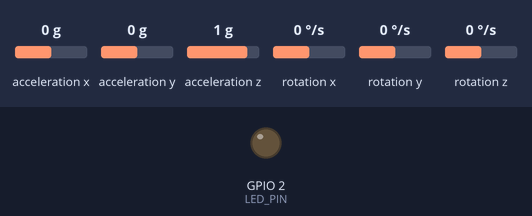
This sketch was run on a simulated ESP32. On the bench: output pins drawn as LEDs (lit = HIGH). Wiring (inferred from the names in the program): MPU-6050 motion sensor at I2C address 0x68. The inputs (shaded band) are chosen by the test bench; at power-on: acceleration x 0 g, acceleration y 0 g, acceleration z 1 g, rotation x 0 °/s, rotation y 0 °/s, rotation z 0 °/s. What the sketch prints to the serial monitor is not drawn.

Above: at 1.3 s.
Timing chart, 0 to 2.8 s (numbered marks = the images above):
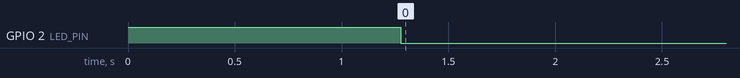

The sketch:

esp32_mpu6050_streamer.ino
```cpp
/*
 * =========================================================================
 * High-Precision MPU-6050 200 Hz Streamer for OpenVINS
 * Based on Joop Brokking's Direct-Register I2C Architecture
 * =========================================================================
 *
 * Configured Ranges:
 *   - Accelerometer: ±8g (4096 LSB/g) -> High dynamic range for drone/hand motion
 *   - Gyroscope:     ±500 deg/s (65.5 LSB/(deg/s)) -> Zero clipping on fast turns
 *   - Hardware DLPF: 42 Hz low-pass filter enabled in MPU-6050 hardware
 *   - Update Rate:   200 Hz (5000 microseconds loop)
 *   - Calibration:   2000-sample live gyro zero-bias calibration at boot
 *
 * Connections (ESP32 DevKit):
 *   VCC  -> 3.3V
 *   GND  -> GND
 *   SDA  -> GPIO 21
 *   SCL  -> GPIO 22
 *   LED  -> GPIO 2 (lights during 3s boot calibration, turns OFF when ready)
 * =========================================================================
 */

#include <Arduino.h>
#include <Wire.h>

#define IMU_SDA 21
#define IMU_SCL 22
#define LED_PIN 2

// Scale factors for ±8g and ±500 deg/s:
// 1g = 9.80665 m/s^2, 1g = 4096 LSB at ±8g
const float ACCEL_SCALE = 9.80665f / 4096.0f;
// 1 deg/s = 65.5 LSB at ±500 deg/s, 1 rad = 180 / PI deg
const float GYRO_SCALE = (3.14159265359f / 180.0f) / 65.5f;

// Gyro calibration offsets
float gyro_x_cal = 0.0f;
float gyro_y_cal = 0.0f;
float gyro_z_cal = 0.0f;

// 100 Hz Loop Timing (10000 us = 10 ms)
const uint32_t LOOP_PERIOD_US = 10000;
uint32_t loop_timer = 0;

void setup_mpu6050_registers();
void read_mpu6050_raw(int16_t &ax, int16_t &ay, int16_t &az, int16_t &gx, int16_t &gy, int16_t &gz);

void setup() {
  Serial.begin(115200);

  pinMode(LED_PIN, OUTPUT);
  digitalWrite(LED_PIN, HIGH); // Turn LED on during calibration

  Wire.begin(IMU_SDA, IMU_SCL);
  Wire.setClock(400000); // 400 kHz Fast I2C

  setup_mpu6050_registers();

  // 500-sample live gyro zero-bias calibration (approx 0.5s)
  // Keep the sensor stationary on the table during power-on
  for (int i = 0; i < 500; i++) {
    int16_t ax, ay, az, gx, gy, gz;
    read_mpu6050_raw(ax, ay, az, gx, gy, gz);
    gyro_x_cal += gx;
    gyro_y_cal += gy;
    gyro_z_cal += gz;
    delayMicroseconds(1000);
  }

  gyro_x_cal /= 500.0f;
  gyro_y_cal /= 500.0f;
  gyro_z_cal /= 500.0f;

  digitalWrite(LED_PIN, LOW); // Calibration complete: LED turns OFF

  loop_timer = micros();
}

void loop() {
  int16_t raw_ax, raw_ay, raw_az;
  int16_t raw_gx, raw_gy, raw_gz;

  read_mpu6050_raw(raw_ax, raw_ay, raw_az, raw_gx, raw_gy, raw_gz);

  // Convert raw readings to metric SI units
  float ax = (float)raw_ax * ACCEL_SCALE;
  float ay = (float)raw_ay * ACCEL_SCALE;
  float az = (float)raw_az * ACCEL_SCALE;

  // Subtract calibrated zero-biases and convert to rad/s
  float gx = ((float)raw_gx - gyro_x_cal) * GYRO_SCALE;
  float gy = ((float)raw_gy - gyro_y_cal) * GYRO_SCALE;
  float gz = ((float)raw_gz - gyro_z_cal) * GYRO_SCALE;

  // Stream 6 comma-separated values to ROS 2: ax,ay,az,gx,gy,gz
  Serial.printf("%.4f,%.4f,%.4f,%.5f,%.5f,%.5f\n", ax, ay, az, gx, gy, gz);

  // Maintain precise 200 Hz (5000 microseconds) loop timing
  while (micros() - loop_timer < LOOP_PERIOD_US);
  loop_timer = micros();
}

void read_mpu6050_raw(int16_t &ax, int16_t &ay, int16_t &az, int16_t &gx, int16_t &gy, int16_t &gz) {
  Wire.beginTransmission(0x68);
  Wire.write(0x3B); // Starting at register 0x3B (ACCEL_XOUT_H)
  Wire.endTransmission();
  Wire.requestFrom((uint8_t)0x68, (uint8_t)14);

  while (Wire.available() < 14);

  uint8_t buf[14];
  for (int i = 0; i < 14; i++) {
    buf[i] = Wire.read();
  }

  ax = (int16_t)(buf[0] << 8 | buf[1]);
  ay = (int16_t)(buf[2] << 8 | buf[3]);
  az = (int16_t)(buf[4] << 8 | buf[5]);
  // buf[6], buf[7] is temperature
  gx = (int16_t)(buf[8] << 8 | buf[9]);
  gy = (int16_t)(buf[10] << 8 | buf[11]);
  gz = (int16_t)(buf[12] << 8 | buf[13]);
}

void setup_mpu6050_registers() {
  // Wake up MPU-6050 (clear sleep bit in PWR_MGMT_1)
  Wire.beginTransmission(0x68);
  Wire.write(0x6B);
  Wire.write(0x00);
  Wire.endTransmission();

  // Configure Accelerometer: ±8g full scale (Register 0x1C = 0x10)
  Wire.beginTransmission(0x68);
  Wire.write(0x1C);
  Wire.write(0x10);
  Wire.endTransmission();

  // Configure Gyroscope: ±500 deg/s full scale (Register 0x1B = 0x08)
  Wire.beginTransmission(0x68);
  Wire.write(0x1B);
  Wire.write(0x08);
  Wire.endTransmission();

  // Configure Digital Low Pass Filter: 42 Hz bandwidth (Register 0x1A = 0x03)
  // Rejects high-frequency motor and structural vibration
  Wire.beginTransmission(0x68);
  Wire.write(0x1A);
  Wire.write(0x03);
  Wire.endTransmission();
}
```
